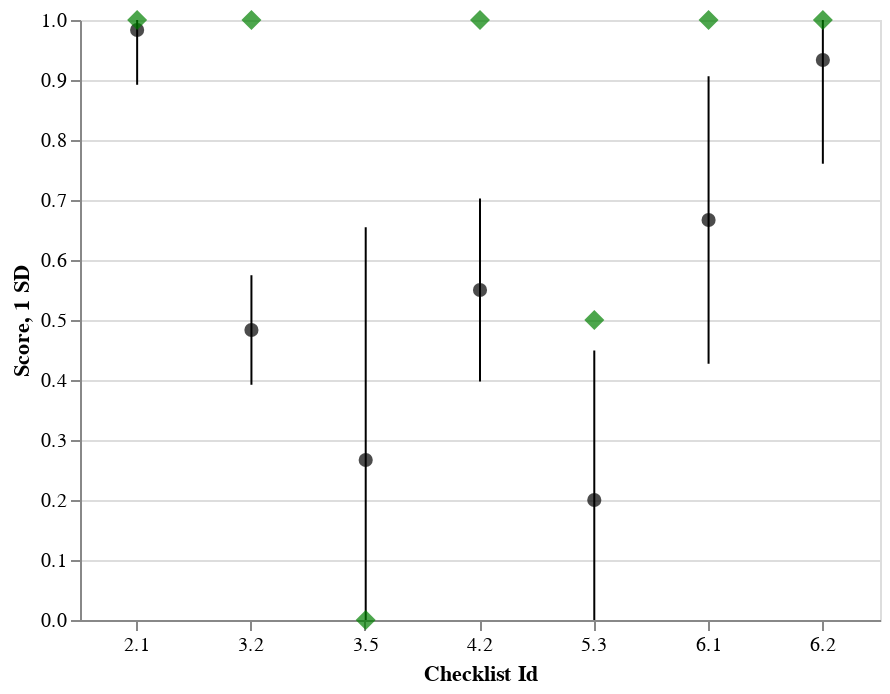

The notebook cell this image was saved under:
### Code cell
def generate_stat_plot(df_repo__stat, repo, ground_truth=None):
    # the base chart
    base = alt.Chart(df_repo__stat.query(f'repo == "{repo}"')).transform_calculate(
        min="max(0, datum.mean-datum.std)",
        max="min(1, datum.mean+datum.std)"
    )
    
    # generate the points
    points = base.mark_point(
        filled=True,
        size=50,
        color='black'
    ).encode(
        x=alt.X('id:O').axis(labelAngle=0).title('Checklist Id'),
        y=alt.Y('mean:Q').scale(domainMin=0, domainMax=1).title('Score'),
    )
    
    # generate the error bars
    errorbars = base.mark_errorbar().encode(
        x="id:O",
        y=alt.Y("min:Q").title('1 SD'),
        y2="max:Q"
    )

    plot = points + errorbars
    
    if ground_truth is not None:
        # generate points of ground truth
        gt_points = alt.Chart(ground_truth).mark_point(
            filled=True,
            size=100,
            color='green',
            shape="diamond"
        ).encode(
            x=alt.X('id:O'),
            y=alt.Y('score:Q')
        )

        plot += gt_points

    return plot.properties(width=400)

generate_stat_plot(df_repo__stat, "lightfm", lightfm_gt)
#generate_stat_plot(df_repo__stat, "qlib")

### Figure 1 — Vega-Lite specification as saved in the notebook (floating-point values rounded to 4 significant figures)
{"config": {"view": {"continuousWidth": 300, "continuousHeight": 300}}, "layer": [{"mark": {"type": "point", "color": "black", "filled": true, "size": 50}, "encoding": {"x": {"axis": {"labelAngle": 0}, "field": "id", "title": "Checklist Id", "type": "ordinal"}, "y": {"field": "mean", "scale": {"domainMin": 0, "domainMax": 1}, "title": "Score", "type": "quantitative"}}, "transform": [{"calculate": "max(0, datum.mean-datum.std)", "as": "min"}, {"calculate": "min(1, datum.mean+datum.std)", "as": "max"}]}, {"mark": {"type": "errorbar"}, "encoding": {"x": {"field": "id", "type": "ordinal"}, "y": {"field": "min", "title": "1 SD", "type": "quantitative"}, "y2": {"field": "max"}}, "transform": [{"calculate": "max(0, datum.mean-datum.std)", "as": "min"}, {"calculate": "min(1, datum.mean+datum.std)", "as": "max"}]}, {"data": {"name": "data-f4c777c783af37ac9edd5ce04b9bfd51"}, "mark": {"type": "point", "color": "green", "filled": true, "shape": "diamond", "size": 100}, "encoding": {"x": {"field": "id", "type": "ordinal"}, "y": {"field": "score", "type": "quantitative"}}}], "data": {"name": "data-d8853cd7b4e8393b03cbd817129dccc9"}, "width": 400, "$schema": "https://vega.github.io/schema/vega-lite/v5.17.0.json", "datasets": {"data-d8853cd7b4e8393b03cbd817129dccc9": [{"repo": "lightfm", "id": "2.1", "count": 30.0, "mean": 0.9833, "std": 0.09129}, {"repo": "lightfm", "id": "3.2", "count": 30.0, "mean": 0.4833, "std": 0.09129}, {"repo": "lightfm", "id": "3.5", "count": 30.0, "mean": 0.2667, "std": 0.388}, {"repo": "lightfm", "id": "4.2", "count": 30.0, "mean": 0.55, "std": 0.1526}, {"repo": "lightfm", "id": "5.3", "count": 30.0, "mean": 0.2, "std": 0.2491}, {"repo": "lightfm", "id": "6.1", "count": 30.0, "mean": 0.6667, "std": 0.2397}, {"repo": "lightfm", "id": "6.2", "count": 30.0, "mean": 0.9333, "std": 0.1729}], "data-f4c777c783af37ac9edd5ce04b9bfd51": [{"id": "2.1", "score": 1.0}, {"id": "3.2", "score": 1.0}, {"id": "3.5", "score": 0.0}, {"id": "4.2", "score": 1.0}, {"id": "5.3", "score": 0.5}, {"id": "6.1", "score": 1.0}, {"id": "6.2", "score": 1.0}]}}
